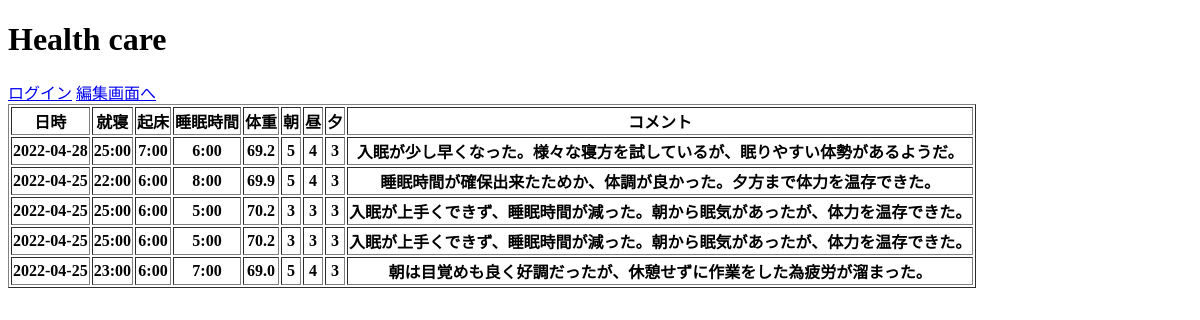
Before: / with the older database file.
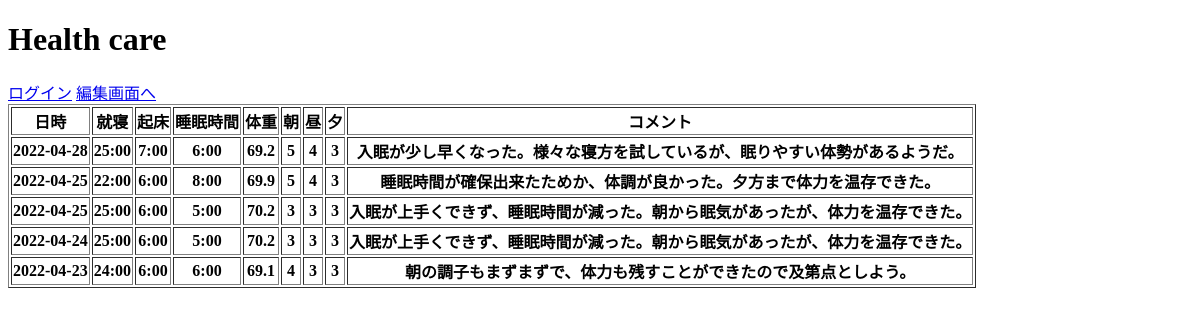
After: the same page with the newer database file.
### app.py (models this page shows)
class Post(db.Model):
    id = db.Column(db.Integer, primary_key=True)
    create_at = db.Column(db.Date, nullable=False, default=date.today()) #作成日時
    bedtime = db.Column(db.String(6), nullable=False) #就寝時間
    wake_up = db.Column(db.String(6), nullable=False) #起床時間
    time_of_sleeping = db.Column(db.String(6), nullable=False) #睡眠時間
    weight = db.Column(db.String(4), nullable=False) #体重
    morning = db.Column(db.Integer, nullable=False) #朝の体調１～５
    noon = db.Column(db.Integer, nullable=False) #昼の体調１～５
    evening = db.Column(db.Integer, nullable=False) #夕の体調１～５
    comment = db.Column(db.String(300), nullable=False) #コメント

### app.py (the view)
@app.route("/", methods=["GET","POST"])
def index():
    if request.method == "GET":
        posts = Post.query.all()
        return render_template("index.html", posts=posts)

### templates/index.html
{% extends "base.html" %}
{% block content %}
<h1>Health care</h1>
<a href="/login", role="button">ログイン</a>
<a href="/edit", role="button">編集画面へ</a>
    <table border="1">
        <tr>
            <th>日時</th>
            <th>就寝</th>
            <th>起床</th>
            <th>睡眠時間</th>
            <th>体重</th>
            <th>朝</th>
            <th>昼</th>
            <th>夕</th>
            <th>コメント</th>
        </tr>
        {% for post in posts[::-1] %}
            <tr>
                <th>{{ post.create_at }}</th>
                <th>{{ post.bedtime }}</th>
                <th>{{ post.wake_up }}</th>
                <th>{{ post.time_of_sleeping }}</th>
                <th>{{ post.weight }}</th>
                <th>{{ post.morning }}</th>
                <th>{{ post.noon }}</th>
                <th>{{ post.evening }}</th>
                <th>{{ post.comment }}</th>
            </tr>
        {% endfor %}
    </table>
{% endblock %}

### templates/base.html (shortened to what this page needs)
<!DOCTYPE html>
<html lang="ja">
<head>
</head>
<body>
    {% block content %}
    {% endblock %}
</body>
</html>

Changed rows visible on the page:
changed Post (number 4 of 5 on the later page): create_at "2022-04-25" → "2022-04-24"
changed Post: create_at "2022-04-25" → "2022-04-23"; bedtime "23:00" → "24:00"; time_of_sleeping "7:00" → "6:00"; weight "69.0" → "69.1"; morning "5" → "4"; noon "4" → "3"; comment "朝は目覚めも良く好調だったが、休憩せずに作業をした為疲労が溜まった。" → "朝の調子もまずまずで、体力も残すことができたので及第点としよう。"
